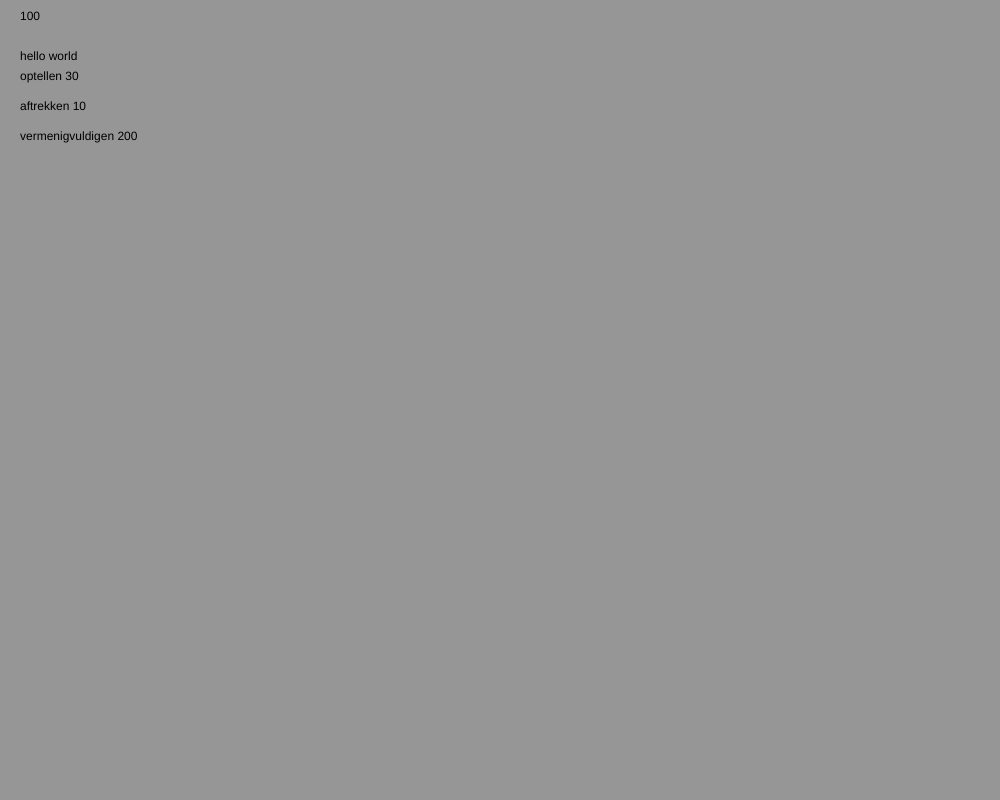
Frame 1 (no input)
Frame 2 (the mouse pressed at the canvas centre, redrawn once): identical to frame 1, image omitted

The p5.js sketch that drew this single still picture (run headless with seeded random() and noise() and a simulated clock; the mouse was pressed at the canvas centre and the sketch redrawn once):

// p5.js sketch
// ── sketch.js
function setup() {
  createCanvas(1000, 800);
  
}

function draw() {
  background(150); 
  //stap 1
let X = 100
text(X,20,20)
//stap 2
let Greeting = "hello world"
text(Greeting,20,60)
//stap 3 en 4
let A = 20
  let B = 10
  let Optellen = A + B
  let Aftrekken = A - B
  let Keer = A * B
  let Delen = A / B
  let y=80
  text ("optellen "+ Optellen  ,20,y)
  noLoop(y=y+30)
  text("aftrekken " + Aftrekken,20,y)
  noLoop(y=y+30)
  text("vermenigvuldigen " + Keer,20 ,y)
  noLoop(y=y+30)
  text ("delen door " + Delen)


}
